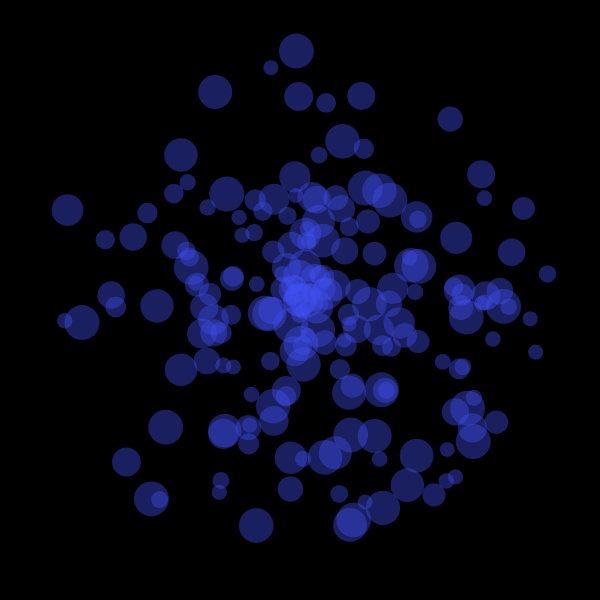
Frame 1 (no input)
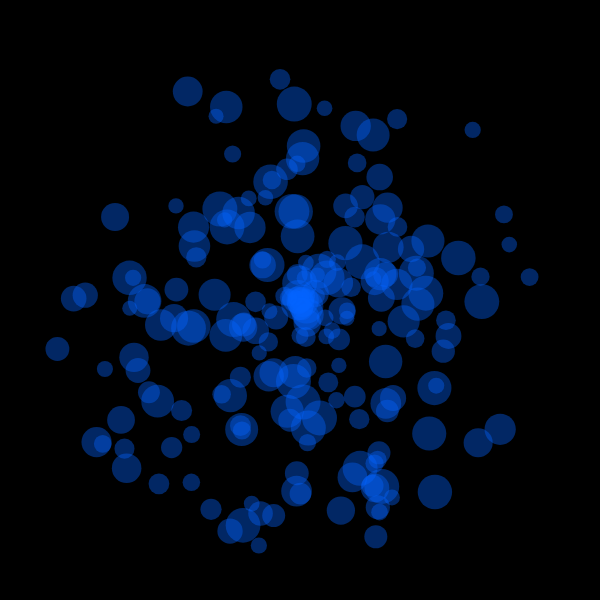
Frame 60 (no input)
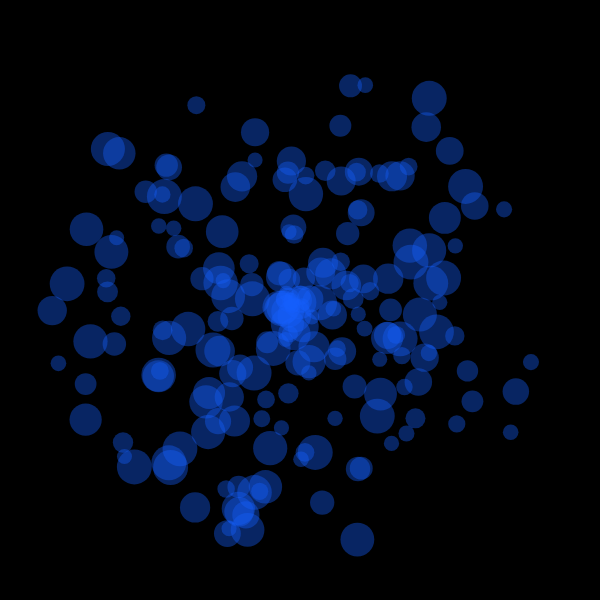
Frame 120 (the mouse pressed at the canvas centre since frame 60)

The p5.js sketch that drew these frames (run headless with seeded random() and noise() and a simulated clock; from frame 60 on, the mouse is pressed at the canvas centre):

// p5.js sketch
// ── sketch.js
// An array (list) that will hold all the Ball objects.
let balls = [];
// The number of balls to create in setup().
let numberOfBalls = 200;

// p5.js calls setup() once when the sketch starts.
function setup() {
  // Create a 600-by-600 pixel drawing area.
  createCanvas(600, 600);

  // Repeat the loop once for each ball.
  for (let i = 0; i < numberOfBalls; i++) {
    // Start every ball at the center of the canvas.
    let ballX = random(width);
    let ballY = random(height);
    // Turn off outlines for shapes drawn after this call.
    noStroke();
    // Create a color with random red, green, blue, and transparency values.
    // random(0) is always 0, so the green component is currently fixed at 0.
    let ballColor = color(random(100), random(0), random(255), random(100));
    // Set the ball's diameter in pixels.
    let ballR = 25;
    // Create one Ball object, passing its position, color, and diameter.
    const ball = new Ball(ballX, ballY, ballColor, ballR);
    // Add this Ball object to the balls array.
    balls.push(ball);
  }
}

// p5.js calls draw() repeatedly to animate the sketch.
function draw() {
  // Clear the previous frame with a black background.
  background(0);
  // Mouse near the top = faster. Near the bottom = slower.
  let spinSpeed = map(mouseY, 0, height, 0.02, 0.002, true);

  for (let ball of balls) {
    ball.change(spinSpeed);
  }
}

// A class is a template for creating objects with their own data and behavior.
class Ball {
  // The constructor runs when new Ball(...) creates a ball.
  // x and y are its position; c is its color; r is its diameter.
  constructor(x, y, c, r) {
    // `this` refers to the particular Ball object being created.
    this.x = x;
    this.y = y;
    this.color = c;
    this.r = r;
    this.angle = random(TWO_PI);
    this.spiralRadius = random(0, 250);

    // Give each ball a different starting point in its breathing cycle.
    this.offset = random(TWO_PI);

    // Give each ball its own breathing speed.
    this.breathSpeed = random(0.015, 0.04);
  }

  // Update this ball, then draw it.
  change(byHowMuch) {
    this.swirl(byHowMuch);
    this.pulse(10);
    this.changeColor(0.02);
    this.show();
  }

  // Change the ball's position by a random amount in either direction.
  // byHowMuch controls the maximum movement on each axis.
  move(byHowMuch) {
    this.x += random(-byHowMuch, byHowMuch);
    this.y += random(-byHowMuch, byHowMuch);
  }

  // Make this ball grow and shrink like it is breathing.
  pulse(amount) {
    this.r = 25 + amount * sin(frameCount * this.breathSpeed + this.offset);
  }

  // Slowly change this ball between purple and pink.
  changeColor(speed) {
    let purple = color(130, 60, 230, 100);
    let blue = color(0, 100, 255, 100);

    let blend = (sin(frameCount * speed) + 1) / 2;

    this.color = lerpColor(purple, blue, blend);
  }

  // Make this ball spiral outward and restart near the centre.
  swirl(speed) {
    // Turn a little farther around the centre.
    this.angle += speed;

    // Move a little farther away from the centre.
    this.spiralRadius += 0.3;

    // Restart at the centre when the ball reaches the outer edge.
    if (this.spiralRadius > 250) {
      this.spiralRadius = 0;
    }

    // Calculate the ball's position around the canvas centre.
    this.x = width / 2 + cos(this.angle) * this.spiralRadius;
    this.y = height / 2 + sin(this.angle) * this.spiralRadius;
  }

  // A method is a function belonging to a class; this one draws the ball.
  show() {
    // Use this ball's stored color.
    fill(this.color);
    // Draw a circle at this ball's position with its stored diameter.
    circle(this.x, this.y, this.r);
  }
}
